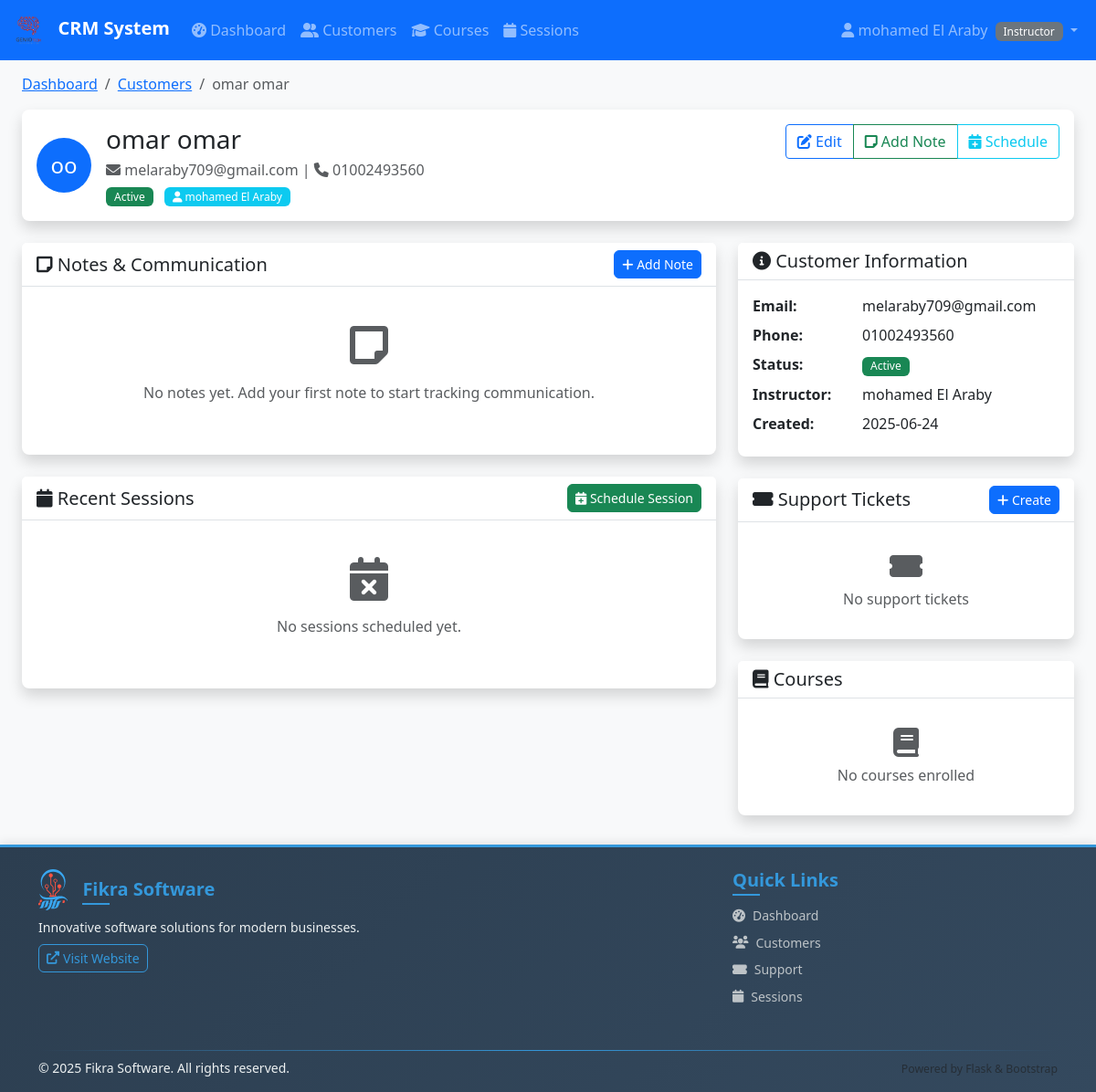
Before: /customers/1 (signed in) with the older database file.
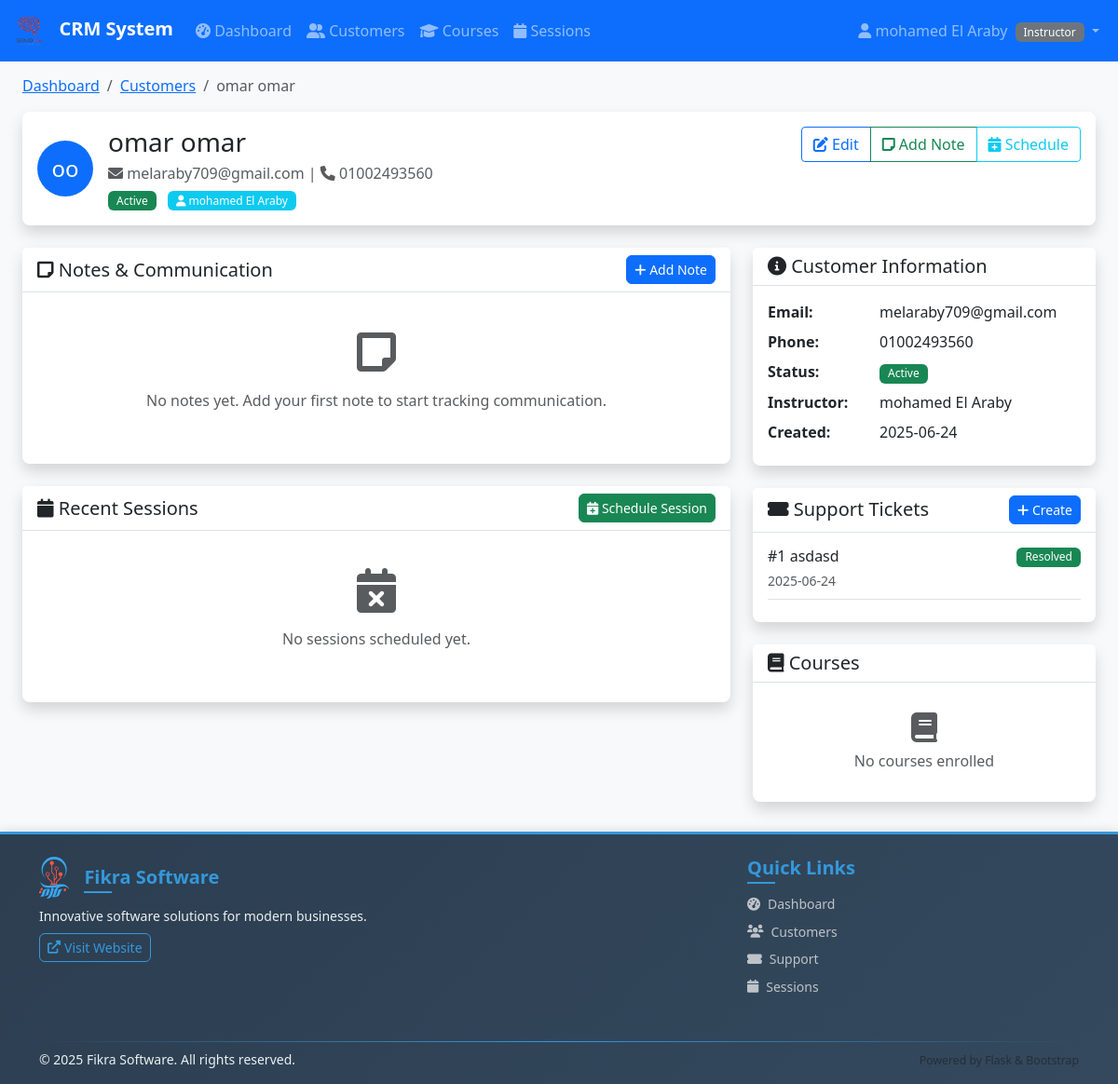
After: the same page with the newer database file.
### app.py (models this page shows)
class Ticket(db.Model):
    id = db.Column(db.Integer, primary_key=True)
    title = db.Column(db.String(100), nullable=False)
    description = db.Column(db.Text, nullable=False)
    customer_id = db.Column(db.Integer, db.ForeignKey('customer.id'), nullable=False)
    assigned_to_id = db.Column(db.Integer, db.ForeignKey('user.id'))
    status = db.Column(db.String(20), default='open')  # open, in_progress, resolved, closed
    priority = db.Column(db.String(10), default='medium')  # low, medium, high, urgent
    created_at = db.Column(db.DateTime, default=datetime.utcnow)
    resolved_at = db.Column(db.DateTime)
    resolution_notes = db.Column(db.Text)
    customer = db.relationship('Customer', backref='tickets')
    assigned_to = db.relationship('User', backref='assigned_tickets')

### app.py (the view)
@app.route('/customers/<int:customer_id>')
@login_required
def customer_detail(customer_id):
    customer = Customer.query.get_or_404(customer_id)
    if current_user.role == 'instructor' and customer.assigned_instructor_id != current_user.id:
        flash('Access denied', 'error')
        return redirect(url_for('customers'))
    notes = Note.query.filter_by(customer_id=customer_id).order_by(Note.created_at.desc()).all()
    tickets = Ticket.query.filter_by(customer_id=customer_id).order_by(Ticket.created_at.desc()).all()
    courses = Course.query.filter_by(customer_id=customer_id).order_by(Course.created_at.desc()).all()
    sessions = Session.query.filter_by(customer_id=customer_id).order_by(Session.scheduled_date.desc()).all()
    return render_template('customer_detail.html', customer=customer, notes=notes,
                         tickets=tickets, courses=courses, sessions=sessions)

### app.py (called while the page is built)
@login_manager.user_loader
def load_user(user_id):
    return User.query.get(int(user_id))

### templates/customer_detail.html (shortened to what the changed rows need)
{% extends "base.html" %}
{% block content %}
<div class="container-fluid">
    <div class="row">
        <div class="col-md-4">
            <div class="card shadow mb-4">
                <div class="card-body">
                    {% if tickets %}
                    {% for ticket in tickets[:3] %}
                    <div class="ticket-item border-bottom pb-2 mb-2">
                        <div class="d-flex justify-content-between align-items-start">
                            <div>
                                <h6 class="mb-1">#{{ ticket.id }} {{ ticket.title }}</h6>
                                <small class="text-muted">{{ ticket.created_at.strftime('%Y-%m-%d') }}</small>
                            </div>
                            <span
                                class="badge bg-{{ 'warning' if ticket.status == 'open' else 'info' if ticket.status == 'in_progress' else 'success' }}">
                                {{ ticket.status.replace('_', ' ').title() }}
                            </span>
                        </div>
                    </div>
                    {% endfor %}
                    {% else %}
                    <div class="text-center text-muted py-3">
                        <i class="fas fa-ticket-alt fa-2x mb-2"></i>
                        <p class="mb-0">No support tickets</p>
                    </div>
                    {% endif %}
                </div>
            </div>
        </div>
    </div>
</div>
{% endblock %}

Changed rows visible on the page:
added Ticket: id "1", title "asdasd", created_at "2025-06-24", status.replace "Resolved"
Other visible differences:
text no longer shown: "No support tickets"
